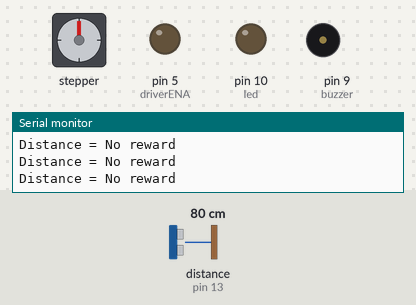
Simulated run of this sketch. Board: Arduino Uno, built with avr-gcc and run on an emulated ATmega328P. Parts: stepper motor, output pins drawn as LEDs (lit = HIGH), buzzer (waves = sounding, pin HIGH), the last lines printed to the serial monitor. Inputs (shaded band) come from the test bench; at power-on: distance to the obstacle (sensor on pin 13) 80 cm. The echo pulse lasts 58.3 µs per cm; stepper angles assume 200 steps per turn.

Above: at 1.4 s.
1.5 s: distance to the obstacle (sensor on pin 13) set to 97 cm
3.1 s: distance to the obstacle (sensor on pin 13) set to 105 cm
At 3.7 s:
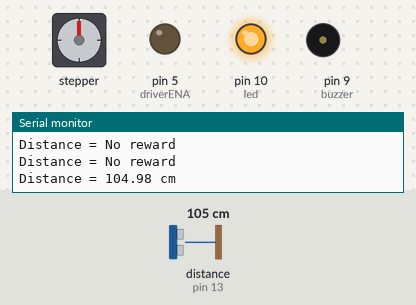
At 5.46 s:
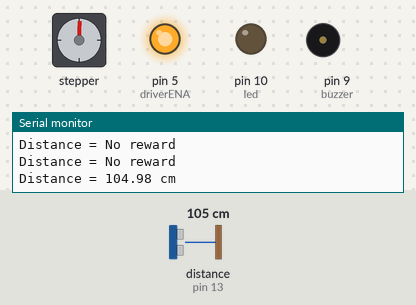
Timing chart, 0 to 15.7 s (numbered marks = the images above; inputs shaded):
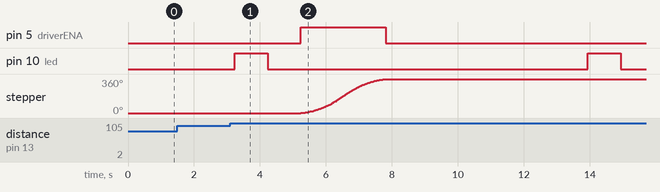

Measured:
- the behaviour switches between 100 and 101 cm on distance to the obstacle (sensor on pin 13) (found by bisection; images 0 and 1)
- after the input at 3.1 s, pin 5 (driverENA): LOW → HIGH after 2.1 s, → LOW 2.6 s later; pin 10 (led): alternates HIGH for 1.0 s and LOW for 9.7 s, starting after 0.13 s; stepper: turns 360° clockwise in 2.6 s, starting after 2.1 s

The sketch:

DistanceBasedFoodDispenser.ino
```cpp
// (licence header left out)
#include <AccelStepper.h>

// Include NewPing Library
#include "NewPing.h"

// Define a stepper and the pins it will use
AccelStepper stepper(1,7,6);
int driverENA = 5;
const int buzzer = 9; //buzzer to arduino pin 9
int led = 10; // the pin the LED is connected to

// This uses Serial Monitor to display Range Finder distance readings
 // Hook up HC-SR04 with Trig to Arduino Pin 10, Echo to Arduino pin 13
// Maximum Distance is 400 cm

#define TRIGGER_PIN  11
#define ECHO_PIN     13
#define MAX_DISTANCE 400

NewPing sonar(TRIGGER_PIN, ECHO_PIN, MAX_DISTANCE);

float duration, distance;

int iterations = 5;

void setup()
{
    Serial.begin (9600);
    stepper.setMaxSpeed(200.0);
    stepper.setAcceleration(100.0);
    pinMode (driverENA, OUTPUT);
    pinMode(buzzer, OUTPUT); // Set buzzer - pin 9 as an output
    pinMode(led, OUTPUT); // Declare the LED as an output
}


void loop()
{
  duration = sonar.ping_median(iterations);

  // Determine distance from duration
  // Use 343 metres per second as speed of sound

  distance = (duration / 2) * 0.0343;

  // Send results to Serial Monitor
  Serial.print("Distance = ");
  if (distance >= 150 || distance <= 100) {
    Serial.println("No reward");
  }
  else {
    Serial.print(distance);
    Serial.println(" cm");
//    tone(buzzer, 1000); // Send 1KHz sound signal...
  digitalWrite(led, HIGH); // Turn the LED on
   delay(1000);        // ...for 1 sec
//    noTone(buzzer);     // Stop sound...
    digitalWrite(led, LOW); // Turn the LED off
   delay(1000);        // ...for 1sec
   digitalWrite(driverENA, HIGH);
   stepper.runToNewPosition(stepper.currentPosition()+200);
   digitalWrite(driverENA, LOW);
    delay(5000);
    delay(500);
  }
  delay(500);


}
```
